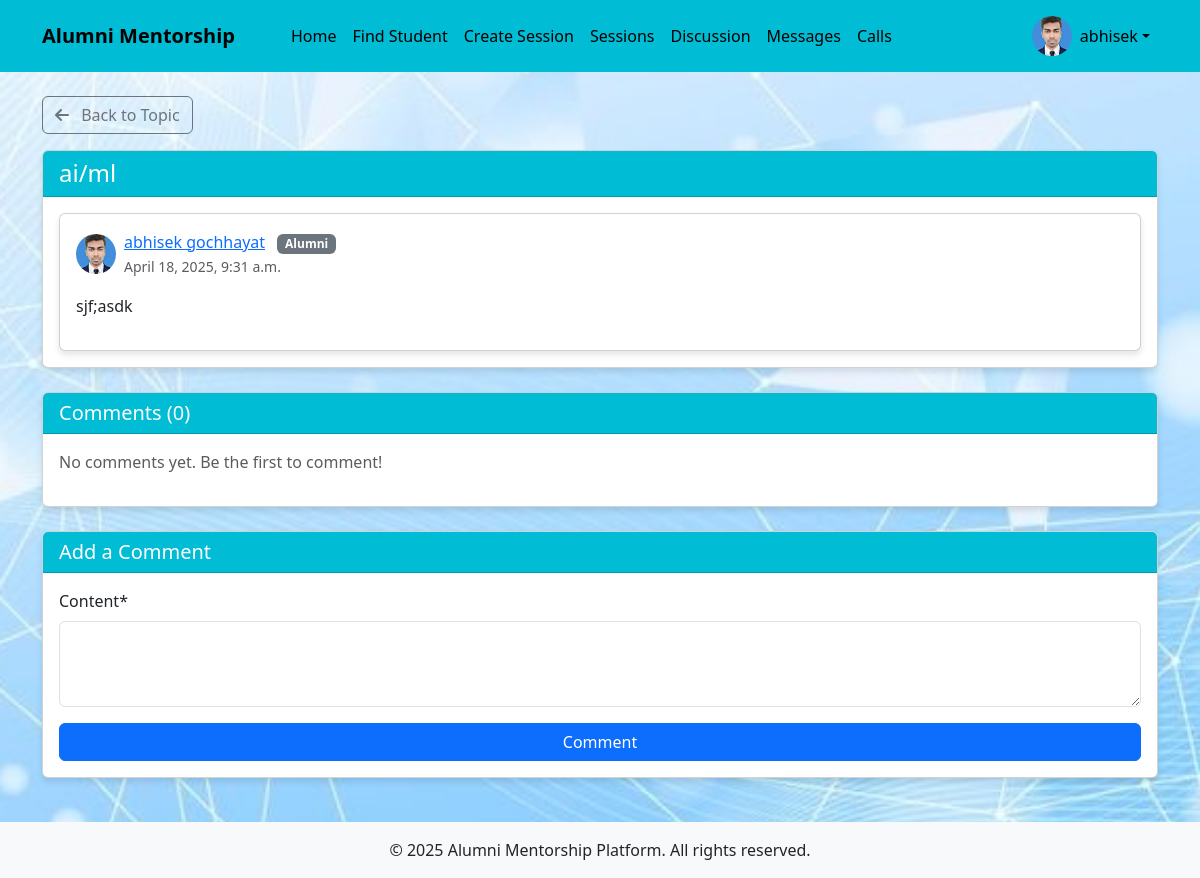
The app's page /discussion/post/1/ (signed in) with its own data.
### users/models.py (models this page shows, shortened)
class CustomUser(AbstractUser):
    USER_TYPE_CHOICES = (
        ('student', 'Student'),
        ('alumni', 'Alumni'),
    )
    user_type = models.CharField(max_length=10, choices=USER_TYPE_CHOICES)
    bio = models.TextField(blank=True)
    profile_picture = models.ImageField(upload_to='profile_pics/', blank=True, null=True)
    graduation_year = models.IntegerField(null=True, blank=True)
    company = models.CharField(max_length=100, blank=True)
    position = models.CharField(max_length=100, blank=True)
    industry = models.CharField(max_length=100, blank=True)
    course = models.CharField(max_length=100, blank=True)
    year_of_study = models.IntegerField(null=True, blank=True)

### discussion/models.py (models this page shows, shortened)
class Post(models.Model):
    topic = models.ForeignKey(Topic, on_delete=models.CASCADE, related_name='posts')
    content = models.TextField()
    author = models.ForeignKey(CustomUser, on_delete=models.CASCADE, related_name='posts')
    created_at = models.DateTimeField(auto_now_add=True)
    updated_at = models.DateTimeField(auto_now=True)

class Topic(models.Model):
    title = models.CharField(max_length=200)
    description = models.TextField()
    created_by = models.ForeignKey(CustomUser, on_delete=models.CASCADE, related_name='topics')
    created_at = models.DateTimeField(auto_now_add=True)

### discussion/views.py (the view)
# urls.py: path('post/<int:post_id>/', views.post_detail, name='post_detail'),
@login_required
def post_detail(request, post_id):
    post = get_object_or_404(Post, id=post_id)
    comments = post.comments.all().order_by('created_at')
    if request.method == 'POST':
        form = CommentForm(request.POST)
        if form.is_valid():
            comment = form.save(commit=False)
            comment.post = post
            comment.author = request.user
            comment.save()
            messages.success(request, 'Comment added successfully!')
            return redirect('post_detail', post_id=post.id)
    else:
        form = CommentForm()
    return render(request, 'discussion/post_detail.html', {
        'post': post,
        'comments': comments,
        'form': form
    })

### discussion/forms.py
class CommentForm(forms.ModelForm):
    class Meta:
        model = Comment
        fields = ['content']
        widgets = {
            'content': forms.Textarea(attrs={'rows': 3}),
        }

### templates/discussion/post_detail.html (shortened to what this page needs)
{% extends 'base.html' %}
{% load crispy_forms_tags %}
{% block content %}
<div class="mb-4">
    <a href="{% url 'topic_detail' post.topic.id %}" class="btn btn-outline-secondary mb-3">
        <i class="fas fa-arrow-left me-2"></i> Back to Topic
    </a>
    <div class="card">
        <div class="card-header  text-white">
            <h4 class="card-title mb-0">{{ post.topic.title }}</h4>
        </div>
        <div class="card-body">
            <div class="card mb-0">
                <div class="card-body">
                    <div class="d-flex justify-content-between mb-3">
                        <div class="d-flex align-items-center">
                            {% if post.author.profile_picture %}
                                <img src="{{ post.author.profile_picture.url }}" alt="{{ post.author.get_full_name }}" class="profile-pic me-2">
                            {% else %}
                                <i class="fas fa-user-circle me-2" style="font-size: 2rem; color: #ccc;"></i>
                            {% endif %}
                            <div>
                                <a href="{% url 'user_detail' post.author.username %}">{{ post.author.get_full_name }}</a>
                                <span class="badge bg-secondary ms-2">{{ post.author.get_user_type_display }}</span>
                                <br>
                                <small class="text-muted">{{ post.created_at|date:"F j, Y, g:i a" }}</small>
                            </div>
                        </div>
                    </div>
                    <p>{{ post.content }}</p>
                </div>
            </div>
        </div>
    </div>
</div>
<div class="card mb-4">
    <div class="card-header  text-white">
        <h5 class="card-title mb-0">Comments ({{ comments.count }})</h5>
    </div>
    <div class="card-body">
        {% if comments %}
            {% for comment in comments %}
                <div class="card mb-3">
                    <div class="card-body">
                        <div class="d-flex align-items-center mb-2">
                            {% if comment.author.profile_picture %}
                                <img src="{{ comment.author.profile_picture.url }}" alt="{{ comment.author.get_full_name }}" class="profile-pic me-2" style="width: 30px; height: 30px;">
                            {% else %}
                                <i class="fas fa-user-circle me-2" style="font-size: 1.5rem; color: #ccc;"></i>
                            {% endif %}
                            <div>
                                <a href="{% url 'user_detail' comment.author.username %}">{{ comment.author.get_full_name }}</a>
                                <span class="badge bg-secondary ms-2">{{ comment.author.get_user_type_display }}</span>
                                <br>
                                <small class="text-muted">{{ comment.created_at|date:"F j, Y, g:i a" }}</small>
                            </div>
                        </div>
                        <p class="mb-0">{{ comment.content }}</p>
                    </div>
                </div>
            {% endfor %}
        {% else %}
            <p class="text-muted">No comments yet. Be the first to comment!</p>
        {% endif %}
    </div>
</div>
<div class="card">
    <div class="card-header  text-white">
        <h5 class="card-title mb-0">Add a Comment</h5>
    </div>
    <div class="card-body">
        <form method="post">
            {{ form|crispy }}
            <div class="d-grid">
                <button type="submit" class="btn btn-primary">Comment</button>
            </div>
        </form>
    </div>
</div>
{% endblock %}

### templates/base.html (shortened to what this page needs)
<!DOCTYPE html>
<html lang="en">
  <head>
    <link
      href="https://cdn.jsdelivr.net/npm/bootstrap@5.3.0/dist/css/bootstrap.min.css"
      rel="stylesheet"
    />
    <link
      rel="stylesheet"
      href="https://cdnjs.cloudflare.com/ajax/libs/font-awesome/6.0.0/css/all.min.css"
    />
  </head>
  <body>
    <header>
      <nav class="navbar navbar-expand-lg navbar-dark">
        <div class="container">
          <a class="navbar-brand" href="{% url 'home' %}">Alumni Mentorship</a>
          <div class="collapse navbar-collapse" id="navbarNav">
            <ul class="navbar-nav me-auto">
              {% if user.is_authenticated %}
              <li class="nav-item">
                <a class="nav-link" href="{% url 'home' %}">Home</a>
              </li>
              {% if user.user_type == 'student' %}
              <li class="nav-item">
                <a class="nav-link" href="{% url 'alumni_list' %}"
                  >Find Mentors</a
                >
              </li>
              {% else %}
              <li class="nav-item">
                <a class="nav-link" href="{% url 'student_list' %}"
                  >Find Student</a
                >
              </li>
              <li class="nav-item">
                <a class="nav-link" href="{% url 'create_group_session' %}"
                  >Create Session</a
                >
              </li>
              {% endif %}
              <li class="nav-item">
                <a class="nav-link" href="{% url 'group_sessions' %}"
                  > Sessions</a
                >
              </li>
              <li class="nav-item">
                <a class="nav-link" href="{% url 'topic_list' %}"
                  >Discussion </a
                >
              </li>
              <li class="nav-item">
                <a class="nav-link" href="{% url 'chat_list' %}">Messages</a>
              </li>
              <li class="nav-item">
                <a class="nav-link" href="{% url 'call_home' %}">Calls</a>
              </li>
              {% endif %}
            </ul>
            <ul class="navbar-nav">
              {% if user.is_authenticated %}
              <li class="nav-item dropdown">
                <a
                  class="nav-link dropdown-toggle d-flex align-items-center"
                  href="#"
                  id="navbarDropdown"
                  role="button"
                  data-bs-toggle="dropdown"
                >
                  {% if user.profile_picture %}
                  <img
                    src="{{ user.profile_picture.url }}"
                    alt="Profile"
                    class="profile-pic me-2"
                  />
                  {% else %}
                  <i
                    class="fas fa-user-circle me-2"
                    style="font-size: 1.5rem"
                  ></i>
                  {% endif %} {{ user.username }}
                </a>
              </li>
              {% endif %}
            </ul>
          </div>
        </div>
      </nav>
    </header>
    <main class="container py-4">
       {% block content %}{% endblock %}
    </main>
    <footer class="bg-light py-3 mt-auto">
      <div class="container text-center">
        <p class="mb-0">
          &copy; {% now "Y" %} Alumni Mentorship Platform. All rights reserved.
        </p>
      </div>
    </footer>
  </body>
</html>

### templates/base.html (style rules this page uses)
body { min-height: 100vh; display: flex; flex-direction: column; background-image: url("/static/images/img.jpg"); background-size: cover; background-repeat: no-repeat; background-position: center; }
main { flex: 1; }
.navbar-brand { font-weight: bold; padding-right: 2rem; color: #000; }
.profile-pic { width: 40px; height: 40px; border-radius: 50%; object-fit: cover; }
.navbar { background: #00bcd4; }
.nav-item { gap: 1rem; }
#navbarNav { gap: 2rem; }
.card { margin-bottom: 20px; box-shadow: 0 4px 6px rgba(0, 0, 0, 0.1); }
.card-header { background-color: #00bcd4; }
.navbar li a { color: black; }

### records on screen
CustomUser: profile_picture (picture), username "abhisek"
Post: topic "ai/ml", author.profile_picture (picture), author.get_full_name "abhisek gochhayat", author.user_type "Alumni", created_at "April 18, 2025, 9:31 a.m.", content "sjf;asdk"

### other values on screen
{{ comments.count }} "0"
